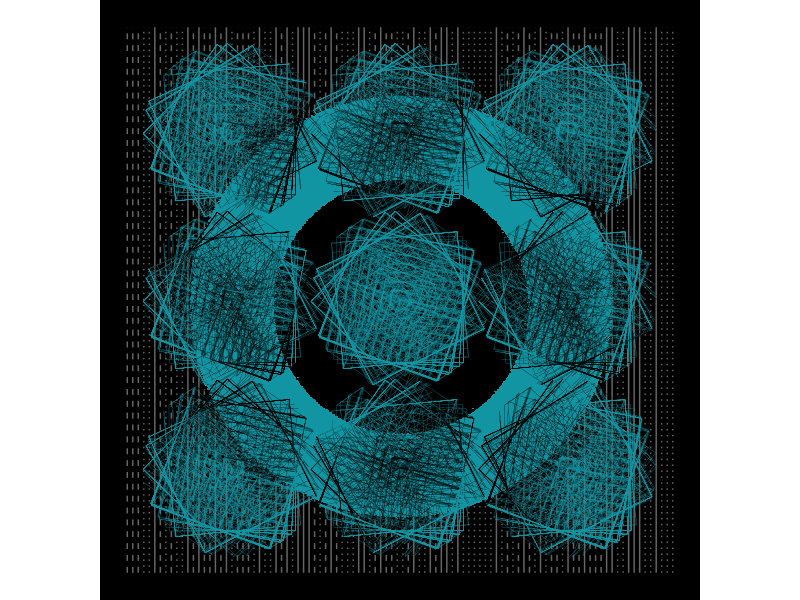

Source code (R):
#Genuary 23 2023 - More Moiré

#=============================================================================#
#Library Load-in---------------------------------------------------------------
#=============================================================================#
library(dplyr) #data wrangling
library(purrr) #iteration assist
library(ggplot2) #plotting
library(sp) #polygon manipulation

#=============================================================================#
#Data Set-up-------------------------------------------------------------------
#=============================================================================#

#Base square data#
square <- tibble(x = c(0,1,1,0,0),
                 y = c(0,0,1,1,0))

#Number of iterations#
n <- 15

#scale transfromations#
scaler <- seq(0,3, length = n)
positioner <- rev(scaler)

#Iteration options#
square_opts <- list(scaler, positioner, 1:n)

#Square data (One of them)
square_df <- pmap_df(square_opts, ~square |>
                       mutate(x = (x * ..1) + ..2,
                              y = (y * ..1) + ..2,
                              group = paste0("group",..3)))

#Rotation fx#
shape_rotator <- function(df, angle = 5){
  
  mp = list("x" = (min(df$x)+max(df$x))/2,
            "y" = (min(df$y)+max(df$y))/2)
  
  rotated_shape <- df %>%
    mutate(x2 = (x - mp$x)*cos(angle) - (y - mp$y)*sin(angle) + mp$x, 
           y2 = (x - mp$x)*sin(angle) + (y - mp$y)*cos(angle) + mp$y,
           x = x2,
           y = y2) %>%
    select(-c(x2,y2))
  
  rotated_shape
  
}

#Number of angles to sample#
anglesn <- 20

#sampled angles#
angles <- sample(1:360, anglesn, replace = TRUE)

#scale transfomer#
trans <- seq(0,10, by = 4)

#iteration helper#
nlength <- 1:length(trans)

#Final square data compilation#
square_df2 <- map2_df(trans, nlength, ~map2_df(trans, nlength, ~map2_df(anglesn, angles, ~shape_rotator(square_df, angle = .y) |>
                        mutate(group = paste0(group,.x))) |>
                        mutate(group = paste0(group,"-row",.y),
                               x = x + .x)) |> 
                        mutate(group = paste0(group,"-col",.y),
                               y = y + .x))

#Donut data compilation#
center <- tibble(x = (cos(seq(0,2*pi, length = 10000)) * 5) + mean(square_df2$x),
                 y = (sin(seq(0,2*pi, length = 10000)) * 5) +  mean(square_df2$y),
                 group = "circle")

mini_center <- tibble(x = (cos(seq(0,2*pi, length = 10000)) * 3) + mean(square_df2$x),
                      y = (sin(seq(0,2*pi, length = 10000)) * 3) +  mean(square_df2$y),
                      group = "mini circle")

#Final datafram to account for the donut#
final_df <- square_df2 |>
  mutate(logic = point.in.polygon(x,y,center$x, center$y),
         color = if_else(logic == 1, "#000000", "#1295a3"),
         logic = point.in.polygon(x,y,mini_center$x, mini_center$y),
         color = if_else(logic == 1, "#1295a3", color))

#Background data for patterns#
background <- tibble(x = seq(round(min(final_df$x)), round(max(final_df$x)), length.out = 100),
                     xend = x,
                     y = round(min(final_df$y)),
                     yend = round(max(final_df$y)))
  
#=============================================================================#
#Final Piece-------------------------------------------------------------------
#=============================================================================#
  
final_df |>
  ggplot(aes(x,y, group = group))+
  theme_void()+
  theme(plot.background = element_rect(fill = "#000000"))+
  geom_segment(data = background, aes(x,y,xend = xend, yend = yend), 
               inherit.aes = FALSE, 
               linetype = (sample(1:3, nrow(background), replace = TRUE)), 
               color = "#ffffff", 
               alpha = .4)+
  geom_polygon(data = center, 
               fill = "#1295a3", 
               position = position_jitter(width = .05, height = .03))+
  geom_polygon(data = mini_center, 
               fill = "#000000", 
               position = position_jitter(width = .05, height = .03))+
  geom_path(linewidth = .1, 
            color = final_df$color)+
  coord_equal() 

#To save the output:
# ggsave("images/23.png",
#        dpi = 300,
#        device = "png",
#        bg = "transparent")
